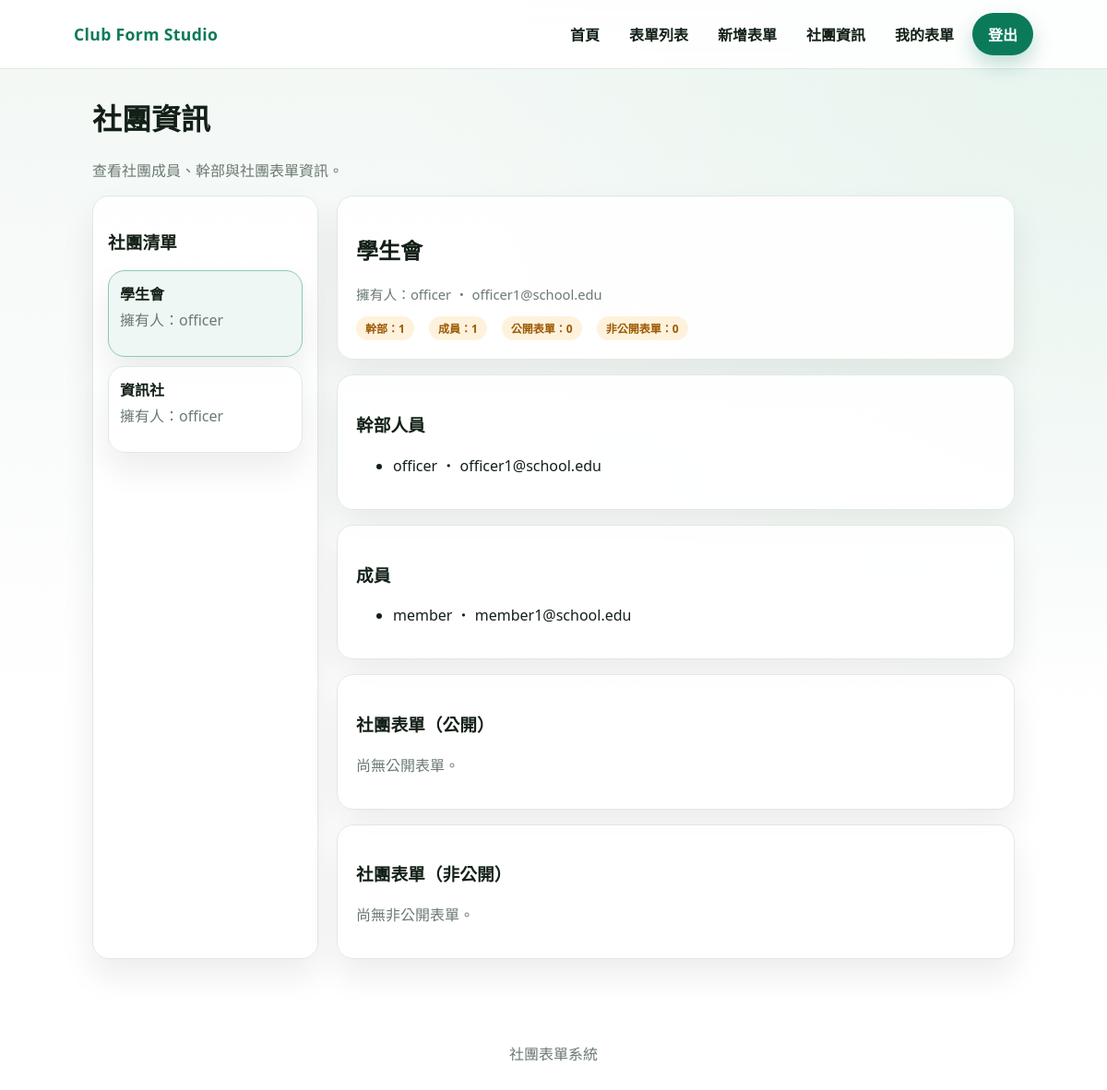
Screenshot of /clubs/manage.php (signed in) with the database file from the repository.
### tables this page shows
CREATE TABLE clubs (
    id INT PRIMARY KEY AUTO_INCREMENT,
    name VARCHAR(100) UNIQUE NOT NULL,
    owner_user_id INT NOT NULL COMMENT '社團持有人（建立者）',
    created_at TIMESTAMP DEFAULT CURRENT_TIMESTAMP,
    updated_at TIMESTAMP DEFAULT CURRENT_TIMESTAMP ON UPDATE CURRENT_TIMESTAMP,
    FOREIGN KEY (owner_user_id) REFERENCES users(id) ON DELETE RESTRICT,
    INDEX idx_owner (owner_user_id)
);

CREATE TABLE users (
    id INT PRIMARY KEY AUTO_INCREMENT,
    username VARCHAR(50) UNIQUE NOT NULL,
    password VARCHAR(255) NOT NULL,
    email VARCHAR(100) UNIQUE NOT NULL,
    role ENUM('member', 'owner', 'club_officer', 'admin') DEFAULT 'member' COMMENT '系統身份，社團角色請見 club_memberships',
    created_at TIMESTAMP DEFAULT CURRENT_TIMESTAMP,
    updated_at TIMESTAMP DEFAULT CURRENT_TIMESTAMP ON UPDATE CURRENT_TIMESTAMP
);

CREATE TABLE club_memberships (
    id INT PRIMARY KEY AUTO_INCREMENT,
    user_id INT NOT NULL,
    club_id INT NOT NULL,
    role ENUM('member', 'owner', 'club_officer') NOT NULL COMMENT 'member: 成員, owner: 幹部, club_officer: 持有人',
    created_at TIMESTAMP DEFAULT CURRENT_TIMESTAMP,
    FOREIGN KEY (user_id) REFERENCES users(id) ON DELETE CASCADE,
    FOREIGN KEY (club_id) REFERENCES clubs(id) ON DELETE CASCADE,
    UNIQUE KEY uniq_membership (user_id, club_id),
    INDEX idx_club (club_id),
    INDEX idx_role (role)
);

### clubs/manage.php (the view, shortened to what this page needs)
<?php
$user_raw = isset($_SESSION['user']) ? $_SESSION['user'] : null;
$errors = [];
$is_admin = false;
$clubs = [];
$club = null;
$members = [];
$officers = [];
$public_forms = [];
$private_forms = [];
$selected_id = isset($_GET['id']) ? (int) $_GET['id'] : 0;
try {
	$pdo = get_db();
	$user_stmt = $pdo->prepare('SELECT id, username, role FROM users WHERE username = :u LIMIT 1');
	$user_stmt->execute([':u' => $user_raw]);
	$current_user = $user_stmt->fetch();
	if (!$current_user) {
		$errors[] = '找不到登入帳號資料。';
	} else {
		$is_admin = ($current_user['role'] === 'admin');
	}
	if (empty($errors)) {
		if ($is_admin) {
			$clubs = $pdo->query('SELECT c.id, c.name, u.username AS owner_name FROM clubs c JOIN users u ON u.id = c.owner_user_id ORDER BY c.name ASC')->fetchAll();
		}
	}
	if (empty($clubs)) {
		$errors[] = $is_admin ? '尚未建立任何社團。' : '你尚未加入任何社團。';
	} else {
		if ($selected_id === 0) {
			$selected_id = (int) $clubs[0]['id'];
		} else {
			$allowed_ids = array_map('intval', array_column($clubs, 'id'));
			if (!in_array($selected_id, $allowed_ids, true)) {
				$selected_id = (int) $clubs[0]['id'];
			}
		}
		$stmt = $pdo->prepare('SELECT c.id, c.name, c.owner_user_id, u.username AS owner_name, u.email AS owner_email FROM clubs c JOIN users u ON u.id = c.owner_user_id WHERE c.id = :id LIMIT 1');
		$stmt->execute([':id' => $selected_id]);
		$club = $stmt->fetch();
		if (!$club) {
			$errors[] = '找不到指定的社團。';
		} else {
			$member_stmt = $pdo->prepare('SELECT u.username, u.email, m.role FROM club_memberships m JOIN users u ON u.id = m.user_id WHERE m.club_id = :club ORDER BY m.role DESC, u.username ASC');
			$member_stmt->execute([':club' => $club['id']]);
			$members_all = $member_stmt->fetchAll();
			foreach ($members_all as $member) {
				if (in_array($member['role'], ['owner', 'club_officer'], true)) {
					$officers[] = $member;
				} elseif ($member['role'] === 'member') {
					$members[] = $member;
				}
			}
		}
	}
} catch (Throwable $e) {
	$errors[] = '資料庫讀取失敗，請稍後再試。';
}
?>
<!doctype html>
<html lang="zh-Hant">
	<head>
		<link rel="stylesheet" href="../css/app.css" />
	</head>
	<body>
		<?php $base_url = '../'; require '../includes/header.php'; ?>
		<main class="section">
			<div class="container">
				<h1>社團資訊</h1>
				<p class="muted">查看社團成員、幹部與社團表單資訊。</p>
				<?php if (!empty($errors)) : ?>
					<div class="error">
						<ul>
							<?php foreach ($errors as $e) : ?>
								<li><?php echo htmlspecialchars($e); ?></li>
							<?php endforeach; ?>
						</ul>
					</div>
					<?php if (!$is_admin && in_array('你尚未加入任何社團。', $errors, true)) : ?>
						<div class="panel" style="padding: 20px">
							<p class="muted">你目前沒有綁定社團，可請管理員協助設定，或重新註冊並建立/加入社團。</p>
							<div style="margin-top: 12px; display: flex; gap: 8px; flex-wrap: wrap">
								<a class="btn btn-primary" href="../register.php">建立/加入社團</a>
								<a class="btn btn-ghost" href="../index.php">回首頁</a>
							</div>
						</div>
					<?php endif; ?>
				<?php else : ?>
					<div style="display: grid; gap: 20px; grid-template-columns: minmax(220px, 1fr) minmax(0, 3fr)">
						<div class="panel" style="padding: 16px">
							<h3>社團清單</h3>
							<div style="display: grid; gap: 10px; margin-top: 12px">
								<?php foreach ($clubs as $item) : ?>
									<?php $active = ($club && $club['id'] == $item['id']); ?>
									<a
										href="./manage.php?id=<?php echo (int) $item['id']; ?>"
										class="panel"
										style="padding: 12px; border-color: <?php echo $active ? '#8bc9b4' : '#e0e9e3'; ?>; background: <?php echo $active ? '#eef7f3' : 'rgba(255,255,255,0.9)'; ?>"
									>
										<strong><?php echo htmlspecialchars($item['name']); ?></strong>
										<p class="muted" style="margin-top: 4px">擁有人：<?php echo htmlspecialchars($item['owner_name']); ?></p>
									</a>
								<?php endforeach; ?>
							</div>
						</div>
						<div style="display: grid; gap: 16px">
							<div class="panel" style="padding: 20px">
								<h2><?php echo htmlspecialchars($club['name']); ?></h2>
								<p class="meta">擁有人：<?php echo htmlspecialchars($club['owner_name']); ?><?php echo $club['owner_email'] ? ' ・ ' . htmlspecialchars($club['owner_email']) : ''; ?></p>
								<div style="display: flex; gap: 16px; flex-wrap: wrap; margin-top: 12px">
									<span class="pill">幹部：<?php echo number_format(count($officers)); ?></span>
									<span class="pill">成員：<?php echo number_format(count($members)); ?></span>
									<span class="pill">公開表單：<?php echo number_format(count($public_forms)); ?></span>
									<span class="pill">非公開表單：<?php echo number_format(count($private_forms)); ?></span>
								</div>
							</div>
							<div class="panel" style="padding: 20px">
								<h3>幹部人員</h3>
								<?php if (empty($officers)) : ?>
									<p class="muted">尚未設定幹部。</p>
								<?php else : ?>
									<ul>
										<?php foreach ($officers as $officer) : ?>
											<li><?php echo htmlspecialchars($officer['username']); ?><?php echo $officer['email'] ? ' ・ ' . htmlspecialchars($officer['email']) : ''; ?></li>
										<?php endforeach; ?>
									</ul>
								<?php endif; ?>
							</div>
							<div class="panel" style="padding: 20px">
								<h3>成員</h3>
								<?php if (empty($members)) : ?>
									<p class="muted">尚未設定成員。</p>
								<?php else : ?>
									<ul>
										<?php foreach ($members as $member) : ?>
											<li><?php echo htmlspecialchars($member['username']); ?><?php echo $member['email'] ? ' ・ ' . htmlspecialchars($member['email']) : ''; ?></li>
										<?php endforeach; ?>
									</ul>
								<?php endif; ?>
							</div>
							<div class="panel" style="padding: 20px">
								<h3>社團表單（公開）</h3>
								<?php if (empty($public_forms)) : ?>
									<p class="muted">尚無公開表單。</p>
								<?php endif; ?>
							</div>
							<div class="panel" style="padding: 20px">
								<h3>社團表單（非公開）</h3>
								<?php if (empty($private_forms)) : ?>
									<p class="muted">尚無非公開表單。</p>
								<?php endif; ?>
							</div>
						</div>
					</div>
				<?php endif; ?>
			</div>
		</main>
		<footer class="footer container">社團表單系統</footer>
	</body>
</html>
<?php
exit();

### css/app.css (style rules this page uses)
:root { --bg: #f2f7f4; --bg-soft: #e9f1ed; --card: #ffffff; --text: #132017; --muted: #6b7a72; --brand: #0b7a5a; --brand-strong: #085944; --accent: #f5b357; --border: #e0e9e3; --shadow: 0 18px 35px rgba(10, 24, 18, 0.08); --radius: 18px; --radius-sm: 12px; }
* { box-sizing: border-box; }
body { margin: 0; font-family: "Noto Sans TC", "IBM Plex Sans Thai", "Segoe UI", sans-serif; color: var(--text); background: radial-gradient( circle at top right, #e7f4ee 0%, rgba(231, 244, 238, 0) 45% ), linear-gradient(180deg, var(--bg) 0%, #ffffff 65%); min-height: 100vh; }
a { color: inherit; text-decoration: none; }
.container { max-width: 1040px; margin: 0 auto; padding: 0 20px; }
.panel { background: rgba(255, 255, 255, 0.92); border-radius: var(--radius); border: 1px solid var(--border); box-shadow: var(--shadow); }
.section { padding: 8px 0 64px; }
.pill { display: inline-flex; padding: 4px 10px; border-radius: 999px; background: #fff2dd; color: #9c5a00; font-size: 0.75rem; font-weight: 700; }
.meta { color: var(--muted); font-size: 0.92rem; margin-top: 8px; }
.muted { color: var(--muted); }
.footer { padding: 26px 0 40px; text-align: center; color: var(--muted); }

### rows the page displays
clubs: name "學生會", owner_user.username "officer", owner_user.email "officer1@school.edu"
clubs: name "資訊社", owner_user.username "officer"
club_memberships: user.username "officer", user.email "officer1@school.edu"
club_memberships: user.username "member", user.email "member1@school.edu"

### other values shown
count($officers) "1"
count($members) "1"
count($public_forms) "0"
count($private_forms) "0"
